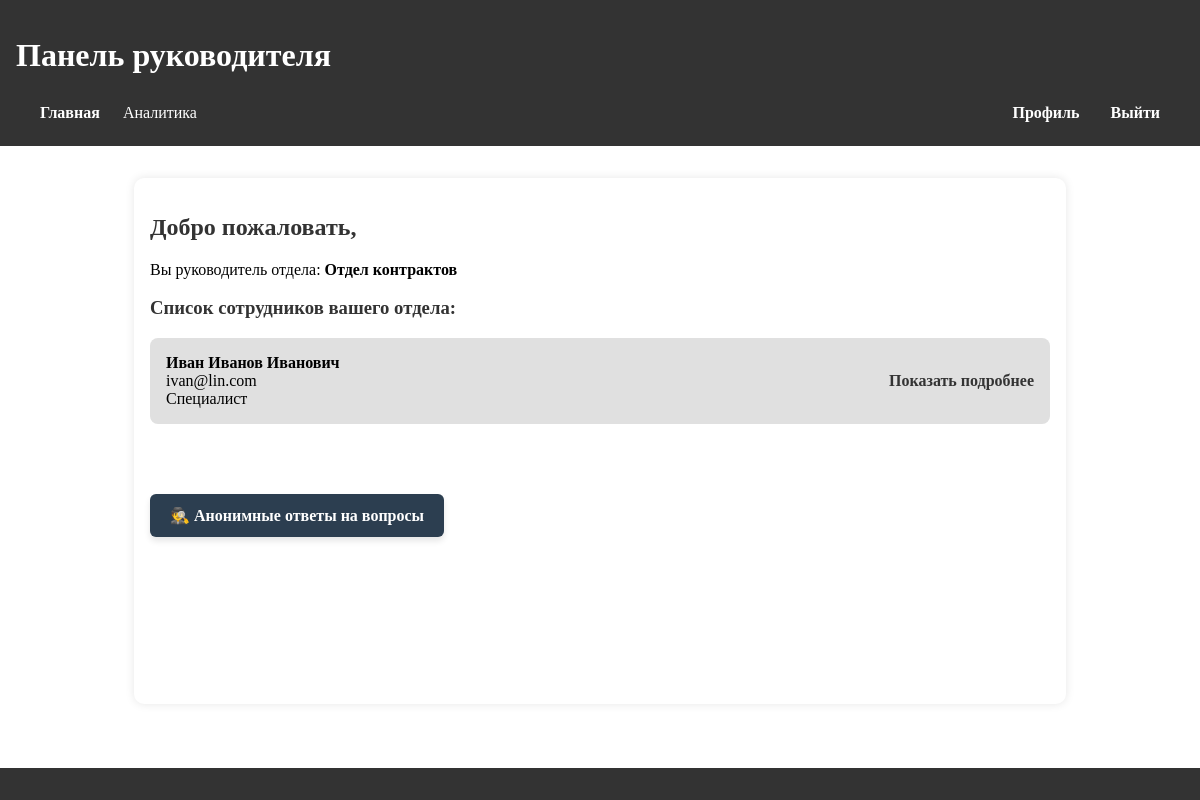
The page /manager/home/ (signed in) on the database as committed earlier.
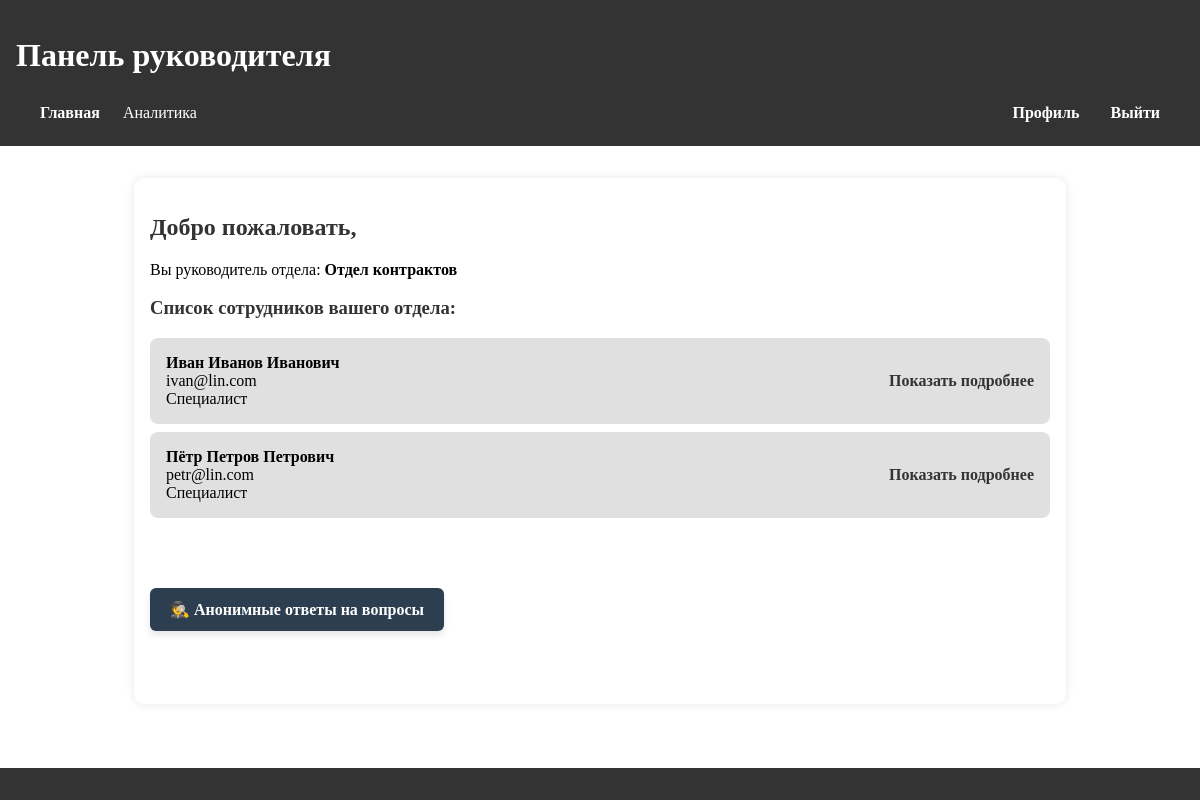
The same page on the database as committed later.
### polls/models.py (models this page shows, shortened)
class CustomUser(AbstractUser):
    full_name = models.CharField(max_length=150)
    position = models.CharField(max_length=100)
    department = models.CharField(max_length=100)
    ROLE_CHOICES = (
        ('user', 'Обычный пользователь'),
        ('manager', 'Руководитель'),
        ('admin', 'Администратор'),
    )
    role = models.CharField(max_length=10, choices=ROLE_CHOICES, default='user')

### polls/views.py (the view)
# urls.py: path('manager/home/', views.manager_home, name='manager_home'),
@login_required
def manager_home(request):
    employees = CustomUser.objects.filter(
        department=request.user.department,
        role='user'
    )
    return render(request, 'manager/home.html', {
        'user': request.user,
        'employees': employees
    })

### templates/manager/home.html (shortened to what this page needs)
<!DOCTYPE html>
{% extends 'base_manager.html' %}
{% block content %}
<h2>Добро пожаловать, {{ user.get_full_name }}</h2>
<p>Вы руководитель отдела: <strong>{{ user.department }}</strong></p>
<h3>Список сотрудников вашего отдела:</h3>
{% if employees %}
  <ul>
    {% for emp in employees %}
      <li style="display: flex; justify-content: space-between; align-items: center;">
        <div>
          <strong>{{ emp.full_name }}</strong><br>
          {{ emp.email }}<br>
          {{ emp.position }}
        </div>
        <a href="{% url 'employee_detail' user_id=emp.id %}" style="margin-left: 20px;">
          Показать подробнее
        </a>
      </li>
    {% endfor %}
  </ul>
{% else %}
  <p>Нет сотрудников в вашем отделе.</p>
{% endif %}
<div style="margin-top: 40px;">
  <a href="{% url 'anonymous_surveys' %}" class="anonymous-button">
    🕵️ Анонимные ответы на вопросы
  </a>
</div>
{% endblock %}

Rows that differ between the two databases and show on the page:
added CustomUser: full_name "Пётр Петров Петрович", email "petr@lin.com", position "Специалист"
